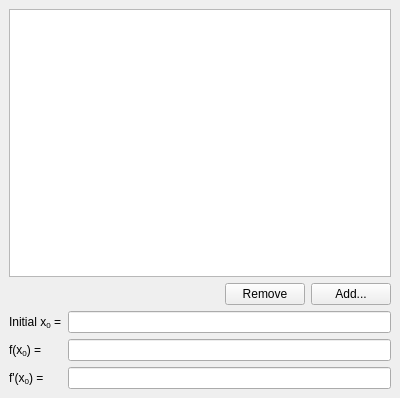
<ui version="4.0" >
 <author></author>
 <comment></comment>
 <exportmacro></exportmacro>
 <class>InitialConditionsWidget</class>
 <widget class="QWidget" name="InitialConditionsWidget" >
  <property name="geometry" >
   <rect>
    <x>0</x>
    <y>0</y>
    <width>400</width>
    <height>398</height>
   </rect>
  </property>
  <property name="windowTitle" >
   <string>Initial Conditions</string>
  </property>
  <layout class="QVBoxLayout" >
   <property name="margin" >
    <number>9</number>
   </property>
   <property name="spacing" >
    <number>6</number>
   </property>
   <item>
    <widget class="QListWidget" name="list" />
   </item>
   <item>
    <layout class="QHBoxLayout" >
     <property name="margin" >
      <number>0</number>
     </property>
     <property name="spacing" >
      <number>6</number>
     </property>
     <item>
      <spacer>
       <property name="orientation" >
        <enum>Qt::Horizontal</enum>
       </property>
       <property name="sizeHint" >
        <size>
         <width>40</width>
         <height>20</height>
        </size>
       </property>
      </spacer>
     </item>
     <item>
      <widget class="QPushButton" name="removeButton" >
       <property name="text" >
        <string>Remove</string>
       </property>
      </widget>
     </item>
     <item>
      <widget class="QPushButton" name="addButton" >
       <property name="text" >
        <string>Add...</string>
       </property>
      </widget>
     </item>
    </layout>
   </item>
   <item>
    <layout class="QGridLayout" >
     <property name="margin" >
      <number>0</number>
     </property>
     <property name="spacing" >
      <number>6</number>
     </property>
     <item row="2" column="0" >
      <widget class="QLabel" name="label_9" >
       <property name="text" >
        <string>f'(x&lt;sub>0&lt;/sub>) = </string>
       </property>
      </widget>
     </item>
     <item row="2" column="1" >
      <widget class="EquationEdit" name="initial_df" />
     </item>
     <item row="1" column="1" >
      <widget class="EquationEdit" name="initial_f" />
     </item>
     <item row="0" column="0" >
      <widget class="QLabel" name="label_7" >
       <property name="text" >
        <string>Initial x&lt;sub>0&lt;/sub> =</string>
       </property>
      </widget>
     </item>
     <item row="0" column="1" >
      <widget class="EquationEdit" name="initial_x" />
     </item>
     <item row="1" column="0" >
      <widget class="QLabel" name="label_8" >
       <property name="text" >
        <string>f(x&lt;sub>0&lt;/sub>) = </string>
       </property>
      </widget>
     </item>
    </layout>
   </item>
  </layout>
 </widget>
 <pixmapfunction></pixmapfunction>
 <customwidgets>
  <customwidget>
   <class>KLineEdit</class>
   <extends>QLineEdit</extends>
   <header>klineedit.h</header>
   <container>0</container>
   <pixmap></pixmap>
  </customwidget>
  <customwidget>
   <class>EquationEdit</class>
   <extends>KLineEdit</extends>
   <header>equationedit.h</header>
   <container>0</container>
   <pixmap></pixmap>
  </customwidget>
 </customwidgets>
 <resources/>
 <connections/>
</ui>
